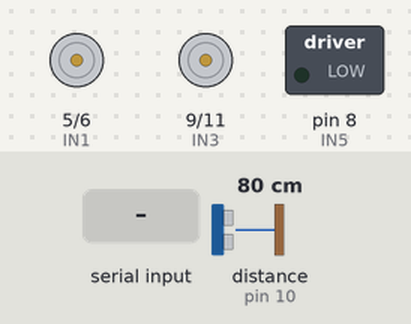
Recording of a sketch running on a simulated Arduino Uno, built with avr-gcc and run on an emulated ATmega328P. On the bench: motor-driver pin pairs drawn as motors (green arrow = first pin HIGH = forward, orange = second pin HIGH = backward, longer = more drive), switched loads named in the sketch (green lamp = pin HIGH). The inputs (shaded band) are chosen by the test bench; at power-on: distance to the obstacle (sensor on pin 10) 80 cm. The echo pulse lasts 58.3 µs per cm.

Above: at 1.2 s.
1.3 s: "1" received over the second serial link
At 2.0 s:
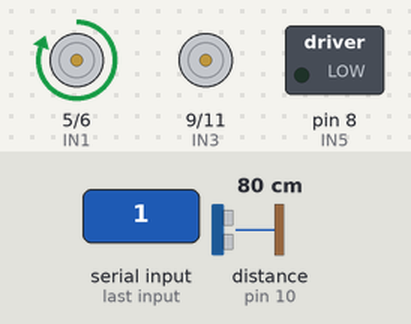
2.8 s: "2" received over the second serial link
At 3.2 s:
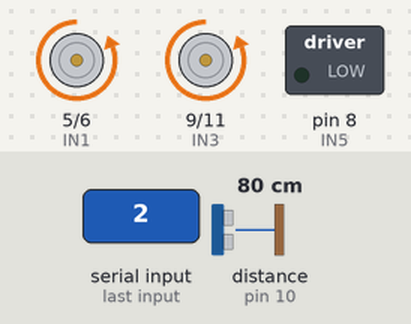
4.3 s: "3" received over the second serial link
At 5.5 s:
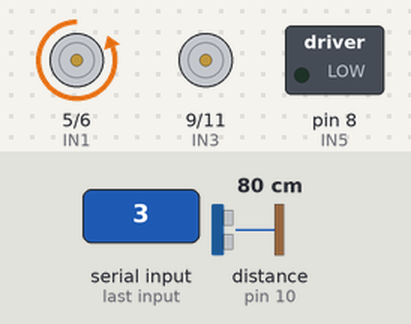
5.8 s: "4" received over the second serial link
At 6.6 s:
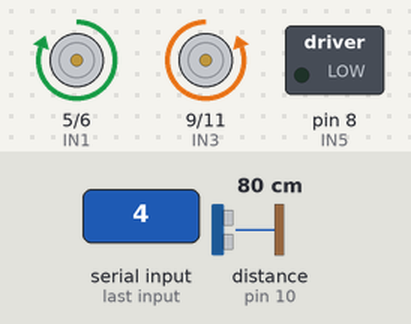
7.3 s: "5" received over the second serial link
At 7.8 s:
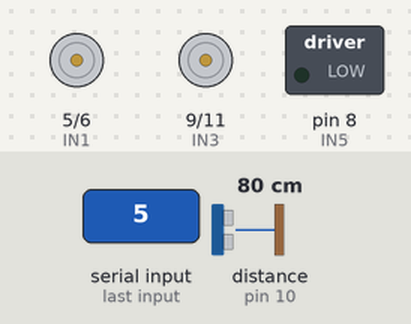
Timing chart, 0 to 9.8 s (numbered marks = the images above; inputs shaded):
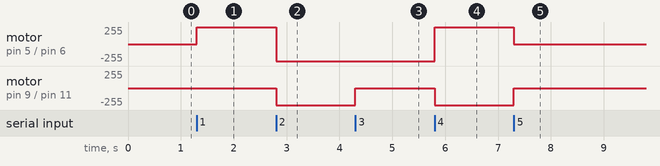

The sketch:

WasteSkimmer.ino
```cpp
#include <SoftwareSerial.h>
SoftwareSerial bt(2, 3);
const int IN1 = 5, IN2 = 6, IN3 = 9, IN4 = 11, IN5 = 8;
const int trigPin = 9;
const int echoPin = 10;
long duration;
int distance;
int b;


void setup() {
  bt.begin(9600);
  Serial.begin(9600);
  pinMode(trigPin, OUTPUT);
  pinMode(echoPin, INPUT);
  pinMode(IN1, OUTPUT);
  pinMode(IN2, OUTPUT);
  pinMode(IN3, OUTPUT);
  pinMode(IN4, OUTPUT);
  pinMode(IN5, OUTPUT);
}

void loop() {
  if (bt.available()) {
    int a;
    a = bt.read();

    if (a == 49) {
      Forward();
    } else if (a == 50) {
      Backward();
    } else if (a == 51) {
      Right();
    } else if (a == 52) {
      Left();
    }
    if (a == 53) {
      Brake();
    }

    b = us();
    if(b<20 && b>3){
      digitalWrite(IN5,HIGH);
    }
    else {
      digitalWrite(IN5,LOW);
    }

  }
}

// Input state to rotate 2 motors CW
void Forward() {
  digitalWrite(IN1, HIGH);
  digitalWrite(IN2, LOW);
  digitalWrite(IN3, HIGH);
  digitalWrite(IN4, LOW);
}
// Input state to rotate 2 motors CCW
void Backward() {
  digitalWrite(IN1, LOW);
  digitalWrite(IN2, HIGH);
  digitalWrite(IN3, LOW);
  digitalWrite(IN4, HIGH);
}
//Motor Brake
void Left() {
  digitalWrite(IN1, HIGH);
  digitalWrite(IN2, LOW);
  digitalWrite(IN3, LOW);
  digitalWrite(IN4, HIGH);
}
void Right() {
  digitalWrite(IN1, LOW);
  digitalWrite(IN2, HIGH);
  digitalWrite(IN3, HIGH);
  digitalWrite(IN4, LOW);
}
void Brake() {
  digitalWrite(IN1, LOW);
  digitalWrite(IN2, LOW);
  digitalWrite(IN3, LOW);
  digitalWrite(IN4, LOW);
}
int us() {
  digitalWrite(trigPin, LOW);
  delayMicroseconds(2);
  digitalWrite(trigPin, HIGH);
  delayMicroseconds(10);
  digitalWrite(trigPin, LOW);
  duration = pulseIn(echoPin, HIGH);
  distance = duration * 0.034 / 2;
  return(distance);
}
```

Measured:
- after the input at 1.3 s, motor on pin 5 (IN1) / pin 6 (IN2): stopped → forward 255/255 at once
- after the input at 2.8 s, motor on pin 5 (IN1) / pin 6 (IN2): forward 255/255 → backward 255/255 at once; motor on pin 9 (IN3) / pin 11 (IN4): stopped → backward 255/255 at once
- after the input at 4.3 s, motor on pin 9 (IN3) / pin 11 (IN4): backward 255/255 → stopped at once
- after the input at 5.8 s, motor on pin 5 (IN1) / pin 6 (IN2): backward 255/255 → forward 255/255 at once; motor on pin 9 (IN3) / pin 11 (IN4): stopped → backward 255/255 at once
- after the input at 7.3 s, motor on pin 5 (IN1) / pin 6 (IN2): forward 255/255 → stopped at once; motor on pin 9 (IN3) / pin 11 (IN4): backward 255/255 → stopped at once
